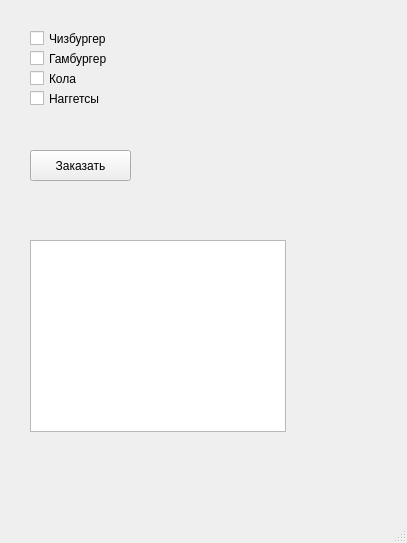
<?xml version="1.0" encoding="UTF-8"?>
<ui version="4.0">
 <class>MainWindow</class>
 <widget class="QMainWindow" name="MainWindow">
  <property name="geometry">
   <rect>
    <x>0</x>
    <y>0</y>
    <width>407</width>
    <height>543</height>
   </rect>
  </property>
  <property name="windowTitle">
   <string>MainWindow</string>
  </property>
  <widget class="QWidget" name="centralwidget">
   <widget class="QCheckBox" name="checkBox">
    <property name="geometry">
     <rect>
      <x>30</x>
      <y>30</y>
      <width>81</width>
      <height>17</height>
     </rect>
    </property>
    <property name="text">
     <string>Чизбургер</string>
    </property>
   </widget>
   <widget class="QCheckBox" name="checkBox_2">
    <property name="geometry">
     <rect>
      <x>30</x>
      <y>50</y>
      <width>81</width>
      <height>17</height>
     </rect>
    </property>
    <property name="text">
     <string>Гамбургер</string>
    </property>
   </widget>
   <widget class="QCheckBox" name="checkBox_3">
    <property name="geometry">
     <rect>
      <x>30</x>
      <y>90</y>
      <width>70</width>
      <height>17</height>
     </rect>
    </property>
    <property name="text">
     <string>Наггетсы</string>
    </property>
   </widget>
   <widget class="QCheckBox" name="checkBox_4">
    <property name="geometry">
     <rect>
      <x>30</x>
      <y>70</y>
      <width>70</width>
      <height>17</height>
     </rect>
    </property>
    <property name="text">
     <string>Кола</string>
    </property>
   </widget>
   <widget class="QPushButton" name="pushButton">
    <property name="geometry">
     <rect>
      <x>30</x>
      <y>150</y>
      <width>101</width>
      <height>31</height>
     </rect>
    </property>
    <property name="text">
     <string>Заказать</string>
    </property>
   </widget>
   <widget class="QTextBrowser" name="textBrowser">
    <property name="geometry">
     <rect>
      <x>30</x>
      <y>240</y>
      <width>256</width>
      <height>192</height>
     </rect>
    </property>
   </widget>
  </widget>
  <widget class="QStatusBar" name="statusbar"/>
 </widget>
 <resources/>
 <connections/>
</ui>
